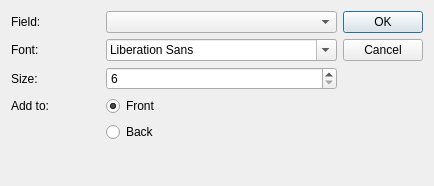
<?xml version="1.0" encoding="UTF-8"?>
<ui version="4.0">
 <class>Dialog</class>
 <widget class="QDialog" name="Dialog">
  <property name="geometry">
   <rect>
    <x>0</x>
    <y>0</y>
    <width>434</width>
    <height>186</height>
   </rect>
  </property>
  <property name="windowTitle">
   <string>Add Field</string>
  </property>
  <property name="styleSheet">
   <string notr="true">background:url(:/icons/Mainwindow_bg.jpg)</string>
  </property>
  <layout class="QHBoxLayout" name="horizontalLayout">
   <item>
    <layout class="QGridLayout" name="gridLayout">
     <item row="3" column="1">
      <widget class="QRadioButton" name="radioQ">
       <property name="text">
        <string>Front</string>
       </property>
       <property name="checked">
        <bool>true</bool>
       </property>
      </widget>
     </item>
     <item row="2" column="1">
      <widget class="QSpinBox" name="size">
       <property name="minimum">
        <number>6</number>
       </property>
       <property name="maximum">
        <number>200</number>
       </property>
      </widget>
     </item>
     <item row="0" column="0">
      <widget class="QLabel" name="label">
       <property name="text">
        <string>Field:</string>
       </property>
      </widget>
     </item>
     <item row="1" column="0">
      <widget class="QLabel" name="label_2">
       <property name="text">
        <string>Font:</string>
       </property>
      </widget>
     </item>
     <item row="1" column="1">
      <widget class="QFontComboBox" name="font"/>
     </item>
     <item row="2" column="0">
      <widget class="QLabel" name="label_3">
       <property name="text">
        <string>Size:</string>
       </property>
      </widget>
     </item>
     <item row="0" column="1">
      <widget class="QComboBox" name="fields"/>
     </item>
     <item row="5" column="1">
      <spacer name="verticalSpacer">
       <property name="orientation">
        <enum>Qt::Vertical</enum>
       </property>
       <property name="sizeHint" stdset="0">
        <size>
         <width>20</width>
         <height>40</height>
        </size>
       </property>
      </spacer>
     </item>
     <item row="4" column="1">
      <widget class="QRadioButton" name="radioA">
       <property name="text">
        <string>Back</string>
       </property>
      </widget>
     </item>
     <item row="3" column="0">
      <widget class="QLabel" name="label_4">
       <property name="text">
        <string>Add to:</string>
       </property>
      </widget>
     </item>
    </layout>
   </item>
   <item>
    <widget class="QDialogButtonBox" name="buttonBox">
     <property name="orientation">
      <enum>Qt::Vertical</enum>
     </property>
     <property name="standardButtons">
      <set>QDialogButtonBox::Cancel|QDialogButtonBox::Ok</set>
     </property>
    </widget>
   </item>
  </layout>
 </widget>
 <tabstops>
  <tabstop>fields</tabstop>
  <tabstop>font</tabstop>
  <tabstop>size</tabstop>
  <tabstop>radioQ</tabstop>
  <tabstop>radioA</tabstop>
  <tabstop>buttonBox</tabstop>
 </tabstops>
 <resources/>
 <connections>
  <connection>
   <sender>buttonBox</sender>
   <signal>accepted()</signal>
   <receiver>Dialog</receiver>
   <slot>accept()</slot>
   <hints>
    <hint type="sourcelabel">
     <x>248</x>
     <y>254</y>
    </hint>
    <hint type="destinationlabel">
     <x>157</x>
     <y>274</y>
    </hint>
   </hints>
  </connection>
  <connection>
   <sender>buttonBox</sender>
   <signal>rejected()</signal>
   <receiver>Dialog</receiver>
   <slot>reject()</slot>
   <hints>
    <hint type="sourcelabel">
     <x>316</x>
     <y>260</y>
    </hint>
    <hint type="destinationlabel">
     <x>286</x>
     <y>274</y>
    </hint>
   </hints>
  </connection>
 </connections>
</ui>
